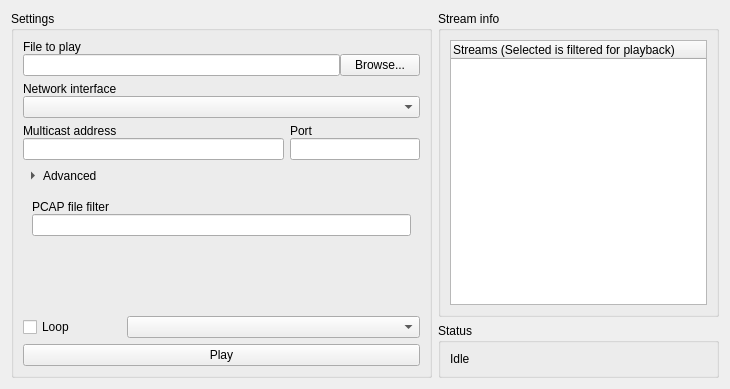
<?xml version="1.0" encoding="UTF-8"?>
<ui version="4.0">
 <class>PlaybackWidget</class>
 <widget class="QWidget" name="PlaybackWidget">
  <property name="geometry">
   <rect>
    <x>0</x>
    <y>0</y>
    <width>730</width>
    <height>389</height>
   </rect>
  </property>
  <property name="sizePolicy">
   <sizepolicy hsizetype="Preferred" vsizetype="Preferred">
    <horstretch>0</horstretch>
    <verstretch>0</verstretch>
   </sizepolicy>
  </property>
  <property name="minimumSize">
   <size>
    <width>0</width>
    <height>0</height>
   </size>
  </property>
  <property name="windowTitle">
   <string>Playback</string>
  </property>
  <layout class="QHBoxLayout" name="playbackMainHLayout" stretch="6,4">
   <item>
    <widget class="QGroupBox" name="playbackSettingsGroup">
     <property name="title">
      <string>Settings</string>
     </property>
     <layout class="QVBoxLayout" name="playbackSettingsVLayout">
      <item>
       <layout class="QVBoxLayout" name="playbackFilenameVLayout">
        <property name="spacing">
         <number>0</number>
        </property>
        <item>
         <widget class="QLabel" name="playbackFilenameLbl">
          <property name="text">
           <string>File to play</string>
          </property>
         </widget>
        </item>
        <item>
         <layout class="QHBoxLayout" name="playbackFilenameHLayout">
          <item>
           <widget class="QLineEdit" name="playbackFilename"/>
          </item>
          <item>
           <widget class="QPushButton" name="playbackOpenFileDialog">
            <property name="text">
             <string>Browse...</string>
            </property>
           </widget>
          </item>
         </layout>
        </item>
       </layout>
      </item>
      <item>
       <layout class="QVBoxLayout" name="playbackInterfaceVLayout">
        <property name="spacing">
         <number>0</number>
        </property>
        <item>
         <widget class="QLabel" name="playbackInterfaceLbl">
          <property name="text">
           <string>Network interface</string>
          </property>
         </widget>
        </item>
        <item>
         <widget class="QComboBox" name="playbackInterfaceSelect"/>
        </item>
       </layout>
      </item>
      <item>
       <layout class="QHBoxLayout" name="playbackFilteringHLayout" stretch="2,1">
        <item>
         <layout class="QVBoxLayout" name="AddressVLayout">
          <property name="spacing">
           <number>0</number>
          </property>
          <item>
           <widget class="QLabel" name="playbackHostLbl">
            <property name="text">
             <string>Multicast address</string>
            </property>
           </widget>
          </item>
          <item>
           <widget class="QLineEdit" name="playbackHost"/>
          </item>
         </layout>
        </item>
        <item>
         <layout class="QVBoxLayout" name="playbackPortVLayout">
          <property name="spacing">
           <number>0</number>
          </property>
          <item>
           <widget class="QLabel" name="playbackPortLbl">
            <property name="text">
             <string>Port</string>
            </property>
           </widget>
          </item>
          <item>
           <widget class="QLineEdit" name="playbackPort"/>
          </item>
         </layout>
        </item>
       </layout>
      </item>
      <item>
       <widget class="QToolButton" name="playbackExpandPCAPFilterButton">
        <property name="styleSheet">
         <string notr="true">border: none</string>
        </property>
        <property name="text">
         <string>Advanced</string>
        </property>
        <property name="checkable">
         <bool>true</bool>
        </property>
        <property name="toolButtonStyle">
         <enum>Qt::ToolButtonTextBesideIcon</enum>
        </property>
        <property name="arrowType">
         <enum>Qt::RightArrow</enum>
        </property>
       </widget>
      </item>
      <item>
       <widget class="QWidget" name="playbackPcapFilterContainer" native="true">
        <layout class="QVBoxLayout" name="playbackPcapFilterVLayout">
         <property name="spacing">
          <number>0</number>
         </property>
         <item>
          <widget class="QLabel" name="playbackFilterLbl">
           <property name="text">
            <string>PCAP file filter</string>
           </property>
          </widget>
         </item>
         <item>
          <widget class="QLineEdit" name="playbackFilter"/>
         </item>
        </layout>
       </widget>
      </item>
      <item>
       <spacer name="verticalSpacer">
        <property name="orientation">
         <enum>Qt::Vertical</enum>
        </property>
        <property name="sizeHint" stdset="0">
         <size>
          <width>20</width>
          <height>40</height>
         </size>
        </property>
       </spacer>
      </item>
      <item>
       <layout class="QHBoxLayout" name="playbackFilteringHLayout" stretch="1,3">
        <item>
         <widget class="QCheckBox" name="playbackLoopCheckbox">
          <property name="text">
           <string>Loop</string>
          </property>
         </widget>
        </item>
        <item>
         <widget class="QComboBox" name="playbackLoopCombo" />
        </item>
       </layout>
      </item>
      <item>
       <widget class="QPushButton" name="playbackStartStopBtn">
        <property name="text">
         <string>Play</string>
        </property>
       </widget>
      </item>
     </layout>
    </widget>
   </item>
   <item>
    <layout class="QVBoxLayout" name="playbackStatusVLayout">
     <item>
      <widget class="QGroupBox" name="playbackStreamInfoGroup">
       <property name="title">
        <string>Stream info</string>
       </property>
       <layout class="QVBoxLayout" name="verticalLayout">
        <item>
         <widget class="QTreeWidget" name="treeWidget">
          <property name="styleSheet">
           <string notr="true">QTreeView::branch:has-siblings:!adjoins-item {
    border-image: url(:/img/res/stylesheet-vline.png) 0;
}

QTreeView::branch:has-siblings:adjoins-item {
    border-image: url(:/img/res/stylesheet-branch-more.png) 0;
}

QTreeView::branch:!has-children:!has-siblings:adjoins-item {
    border-image: url(:/img/res/stylesheet-branch-end.png) 0;
}

QTreeView::branch:has-children:!has-siblings:closed,
QTreeView::branch:closed:has-children:has-siblings {
        border-image: none;
        image: url(:/img/res/stylesheet-branch-closed.png);
}

QTreeView::branch:open:has-children:!has-siblings,
QTreeView::branch:open:has-children:has-siblings  {
        border-image: none;
        image: url(:/img/res/stylesheet-branch-open.png);
}</string>
          </property>
          <column>
           <property name="text">
            <string>Streams (Selected is filtered for playback)</string>
           </property>
          </column>
         </widget>
        </item>
       </layout>
      </widget>
     </item>
     <item>
      <widget class="QGroupBox" name="playbackStatusGroup">
       <property name="title">
        <string>Status</string>
       </property>
       <layout class="QVBoxLayout" name="verticalLayout_2">
        <item>
         <widget class="QLabel" name="playbackStatus">
          <property name="text">
           <string>Idle</string>
          </property>
         </widget>
        </item>
       </layout>
      </widget>
     </item>
    </layout>
   </item>
  </layout>
 </widget>
 <resources/>
 <connections/>
 <buttongroups>
  <buttongroup name="recordFileFormatGroup"/>
 </buttongroups>
</ui>
